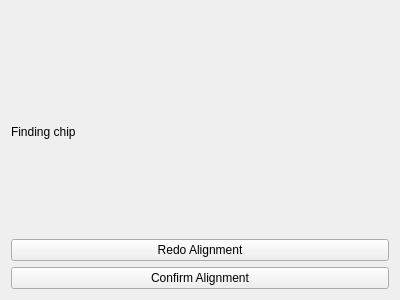
<?xml version="1.0" encoding="UTF-8"?>
<ui version="4.0">
 <class>SwissHCC_ChipTestForm</class>
 <widget class="QWidget" name="SwissHCC_ChipTestForm">
  <property name="geometry">
   <rect>
    <x>0</x>
    <y>0</y>
    <width>400</width>
    <height>300</height>
   </rect>
  </property>
  <property name="windowTitle">
   <string>Form</string>
  </property>
  <layout class="QVBoxLayout" name="verticalLayout">
   <item>
    <layout class="QHBoxLayout" name="horizontalLayout">
     <item>
      <spacer name="horizontalSpacer">
       <property name="orientation">
        <enum>Qt::Horizontal</enum>
       </property>
       <property name="sizeHint" stdset="0">
        <size>
         <width>40</width>
         <height>20</height>
        </size>
       </property>
      </spacer>
     </item>
     <item>
      <layout class="QGridLayout" name="slotsGridLayout"/>
     </item>
     <item>
      <spacer name="horizontalSpacer_2">
       <property name="orientation">
        <enum>Qt::Horizontal</enum>
       </property>
       <property name="sizeHint" stdset="0">
        <size>
         <width>40</width>
         <height>20</height>
        </size>
       </property>
      </spacer>
     </item>
    </layout>
   </item>
   <item>
    <spacer name="verticalSpacer">
     <property name="orientation">
      <enum>Qt::Vertical</enum>
     </property>
     <property name="sizeHint" stdset="0">
      <size>
       <width>20</width>
       <height>40</height>
      </size>
     </property>
    </spacer>
   </item>
   <item>
    <widget class="QLabel" name="chipFoundLabel">
     <property name="text">
      <string>Finding chip</string>
     </property>
    </widget>
   </item>
   <item>
    <spacer name="verticalSpacer_2">
     <property name="orientation">
      <enum>Qt::Vertical</enum>
     </property>
     <property name="sizeHint" stdset="0">
      <size>
       <width>20</width>
       <height>40</height>
      </size>
     </property>
    </spacer>
   </item>
   <item>
    <widget class="QPushButton" name="redoPushButton">
     <property name="text">
      <string>Redo Alignment</string>
     </property>
    </widget>
   </item>
   <item>
    <widget class="QPushButton" name="confirmPushButton">
     <property name="text">
      <string>Confirm Alignment</string>
     </property>
    </widget>
   </item>
  </layout>
 </widget>
 <resources/>
 <connections/>
</ui>
